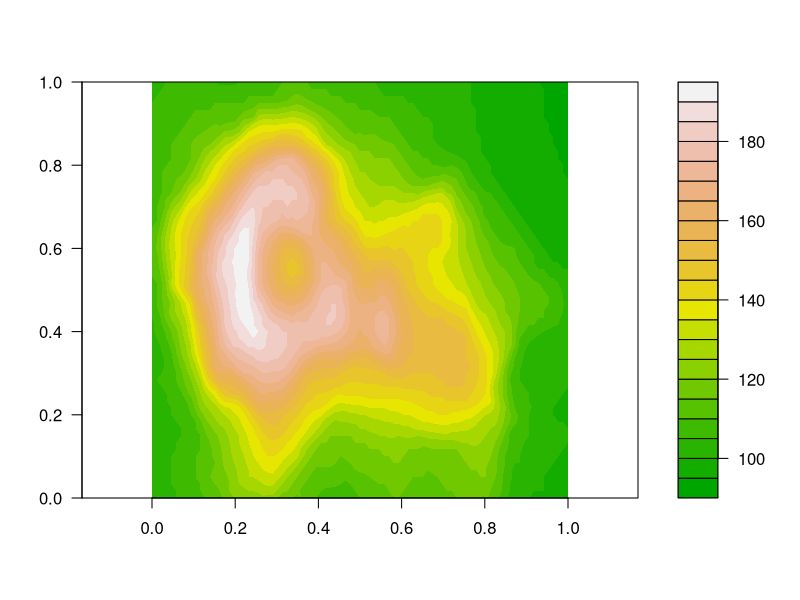
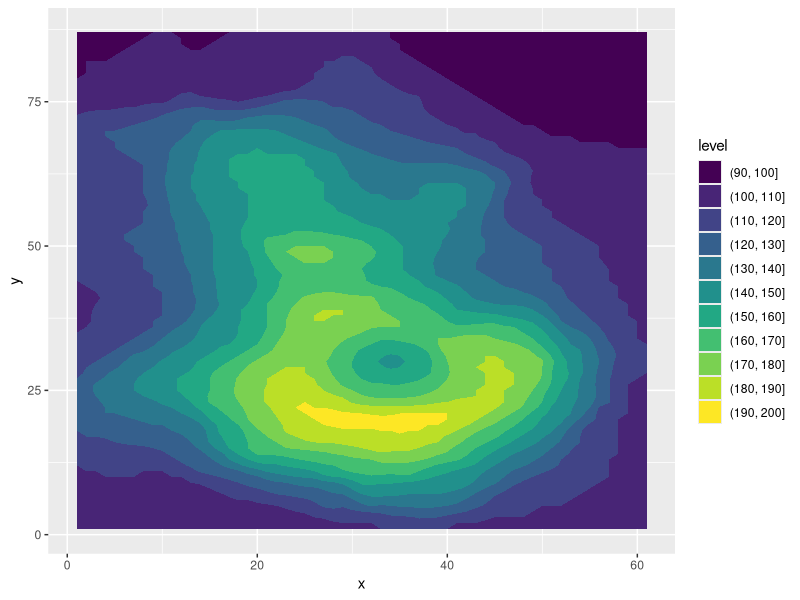

Generate these figures, in order, with R:
## ---- chunk 1
knitr::opts_chunk$set(echo = FALSE)   # Changed global markdown options to echo = FALSE
library(tidyverse)
## ---- chunk 2
# Data wrangling
tax <- tribble(
  ~ Country,     ~ `1970`, ~ `1979`,
  "Sweden",          46.9,     57.4,
  "Netherlands",     44.0,     55.8,
  "Norway",          43.5,     52.2,
  "Britain",         40.7,     39.0,
  "France",          39.0,     43.4,
  "Germany",         37.5,     42.9,
  "Belgium",         35.2,     43.2,
  "Canada",          34.9,     35.8,
  "Finland",         34.9,     38.2,
  "Italy",           30.4,     35.7,
  "United States",   30.3,     32.5,
  "Greece",          26.8,     30.6,
  "Switzerland",     26.5,     33.2,
  "Spain",           22.5,     27.1,
  "Japan",           20.7,     26.6
)


# Graphing


## ---- chunk 3
# Data wrangling
volcano_tbl <- as_tibble(volcano)

colnames(volcano_tbl) <- 1:ncol(volcano) 
volcano_tbl$row <- 1:nrow(volcano_tbl)

volcano_long <- volcano_tbl %>%
  pivot_longer(
    cols = -row,
    names_to = "x",
    values_to = "z"
  ) %>%
  mutate(
    x = as.integer(x),
    y = row
  ) %>%
  select(x, y, z)
# Graphing
filled.contour(volcano, color.palette = terrain.colors, asp = 1)

ggplot(volcano_long, aes(x = x, y = y, z = z)) +
  geom_contour_filled()
## ---- chunk 4
# Data wrangling
budget <- tribble(
  ~ Expenses,             ~ Jan, ~ Feb, ~ Mar, ~ Apr, ~ May, ~ Jun, ~ Jul, ~ Aug, ~ Sep, ~ Oct, ~ Nov, ~ Dec,
  "Domestic Actual",      84853, 84838, 88103, 85072, 88723, 90384, 89374, 95273, 94239, 92394, 96934, 105034,
  "Domestic Budget",      83000, 83830, 84668, 85515, 86370, 87234, 88106, 88987, 89877, 90776, 91684, 92600,
  "International Actual", 12538, 12438, 14934, 14033, 13945, 15938, 14086, 15934, 13945, 17338, 19384, 22394,
  "International Budget", 12000, 12600, 13860, 13200, 13860, 15246, 14520, 15246, 16771, 15972, 16771, 18448
)

# Graphing
